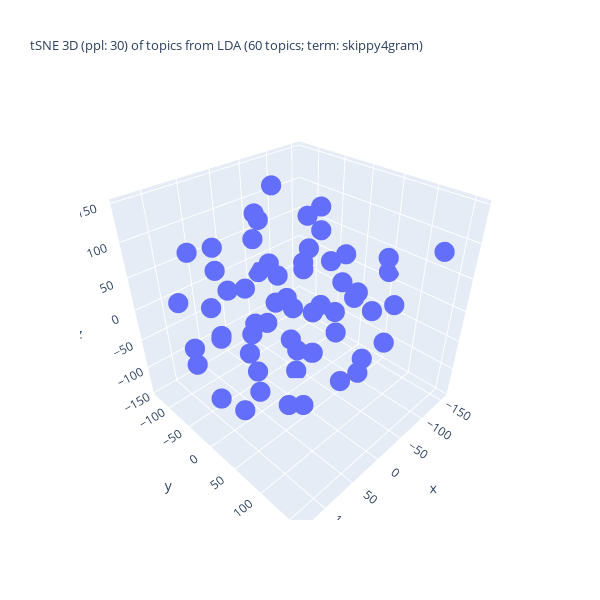

This figure's notebook cell:
### Code cell
%%capture --no-display
## Plotlyを使って tSNE の結果の可視化 (3D)
import numpy as np
import plotly.graph_objects as go
## 変数の指定
d1, d2, d3 = topic_tsne_3d[:,0], topic_tsne_3d[:,1], topic_tsne_3d[:,2]
fig = go.Figure(data = [go.Scatter3d(x = d1, y = d2, z = d3,
                                     mode = 'markers', marker = dict(size = 7)) ])
## 3D 散布図にラベルを追加する処理は未実装
if use_FastText:
    if use_LDA:
        title_val = f"tSNE 3D (ppl: {top_perplexity_val}) of topics from LDA ({n_topics} topics; term: {lda_term_type}) x FastText ({ft_n_dims} dims; term: {ft_term_type}; window: {ft_window_size})"
    else:
        title_val = f"tSNE 3D (ppl: {top_perplexity_val}) of dims under FastText ({n_topics} dims)"
else:
    title_val = f"tSNE 3D (ppl: {top_perplexity_val}) of topics from LDA ({n_topics} topics; term: {lda_term_type})"
#
fig.update_layout(title = dict(text = title_val, font_size = 13),
                  autosize = False, width = 600, height = 600,)
fig.show()

### Figure 1 — Plotly figure (JSON) as saved in the notebook; plotly's stock layout.template omitted (floating-point values rounded to 4 significant figures)
{"data": [{"marker": {"size": 7}, "mode": "markers", "type": "scatter3d", "x": [71.51, -94.02, 20.23, 9.767, 23.5, -39.66, -116.6, -109.1, -109.2, 64.47, 109.4, -112.9, -32.22, -69.25, 36.26, -65.11, -118.2, 97.93, 82.24, -38.38, 84.22, 24.29, 127.7, -18.48, 5.056, -13.24, 15.81, 129.5, -20.65, -77.26, 28.16, 4.63, -7.924, -74.83, -99.98, -39.13, 59.32, -34.26, -54.67, 85.21, -34.65, 89.51, 9.654, -70.46, 131.0, 47.36, 22.4, 65.95, -10.64, 65.93, -50.19, 114.3, -67.01, -137.8, -156.5, -81.49, -0.1369, 7.19, -39.13, 31.25], "y": [60.93, 159.7, -124.9, 131.5, -53.47, 40.67, 1.143, -4.47, -67.67, 110.3, -55.68, 74.78, 0.2546, 57.52, 57.93, -131.3, 53.29, -8.602, -49.1, -20.4, -84.77, 12.88, 19.75, -97.71, 14.09, 36.3, 48.77, 36.71, -19.83, -66.5, -31.18, -54.79, -48.08, -9.074, -67.02, -75.4, -6.6, -59.19, 128.9, 7.578, 15.66, -116.0, 122.9, -2.488, -18.94, -85.03, 62.37, 72.57, 89.68, 16.82, -116.3, 78.44, 112.6, -20.08, 48.85, 69.8, 84.06, -116.3, 22.47, -10.17], "z": [77.24, 113.3, 53.74, -18.39, 21.11, 75.35, 39.3, -98.22, 77.83, 32.11, -60.43, 64.25, 50.02, 14.93, -12.05, -24.2, -33.03, 98.74, 20.76, -142.7, 86.35, 70.12, -56.39, -103.1, -37.41, 9.12, -127.8, 46.65, 1.176, -67.08, -108.9, 86.76, -49.21, 87.48, 5.304, 24.86, -41.66, 146.2, 45.46, -117.2, -83.15, -0.563, 90.48, -26.31, 1.077, -62.9, 124.9, -73.95, -73.09, 22.68, 84.72, -13.66, -27.59, -25.8, 13.78, -89.95, 40.37, -18.57, 141.6, 137.0]}], "layout": {"autosize": false, "height": 600, "title": {"font": {"size": 13}, "text": "tSNE 3D (ppl: 30) of topics from LDA (60 topics; term: skippy4gram)"}, "width": 600}}
